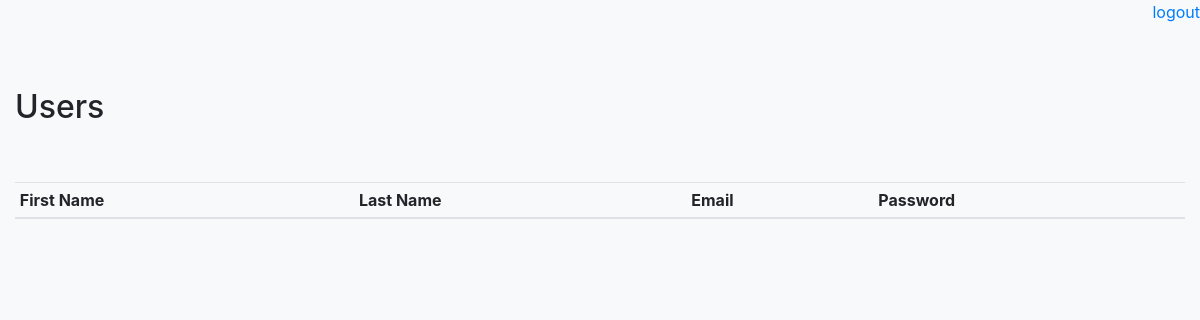
/users, run on an earlier commit of the app's database.
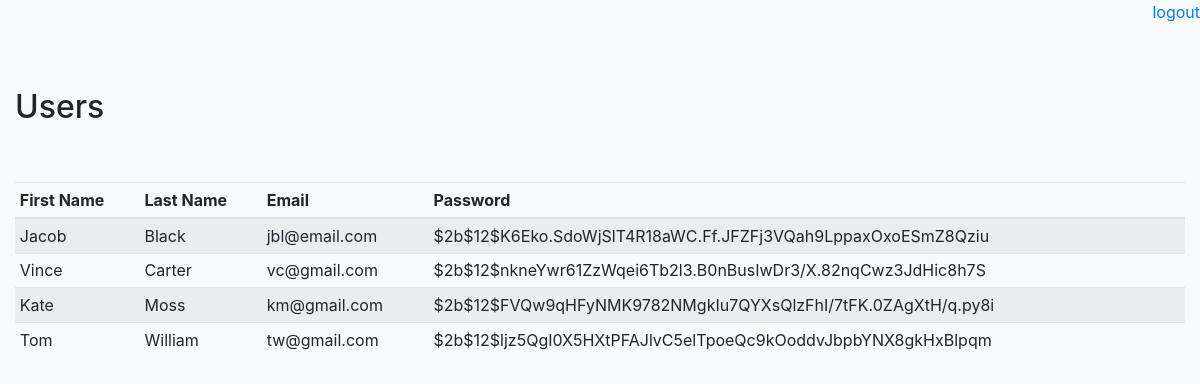
And on a later commit of the database.
### login_app/models.py (models this page shows, shortened)
class User(models.Model):
    first_name=models.CharField(max_length=255)
    last_name=models.CharField(max_length=255)
    email=models.CharField(max_length=255)
    password=models.CharField(max_length=255)
    created_at=models.DateTimeField(auto_now_add=True)
    updated_at=models.DateTimeField(auto_now=True)
    objects=UserManager()

### login_app/views.py (the view)
# urls.py: path('users', views.users),
def users(request):
    context = {
    "users" : User.objects.all(),
    }
    return render(request, 'users.html', context)

### login_app/templates/users.html (shortened to what this page needs)
<!doctype html>
<html lang="en">
  <head>
    <link href="/static/bootstrap.min.css" rel="stylesheet">
    <link href="/static/form-validation.css" rel="stylesheet">
  </head>
  <body class="bg-light">
    <p class="text-right"><a href=/logout>logout</a></p>
    <div class="col-md order-md-1">
      <h2 class="py-5">Users</h2>
      <div class="table-responsive">
        <table class="table table-striped table-sm">
          <thead>
            <tr>
              <th>First Name</th>
              <th>Last Name</th>
              <th>Email</th>
              <th>Password</th>
            </tr>
          </thead>
          <tbody>
            {% for user in users %}
            <tr>
              <td>{{ user.first_name }}</td>
              <td>{{ user.last_name }}</td>
              <td>{{ user.email }}</td>
              <td>{{ user.password }}</td>
            </tr>
            {% endfor %}
          </tbody>
        </table>
      </div>
    </div>
  </body>
</html>

What changed in the data, as far as the page shows it:
added User: first_name "Jacob", last_name "Black", email "jbl@email.com", password "$2b$12$K6Eko.SdoWjSlT4R18aWC.Ff.JFZFj3VQah9LppaxOxoESmZ8Qziu"
added User: first_name "Vince", last_name "Carter", email "vc@gmail.com", password "$2b$12$nkneYwr61ZzWqei6Tb2l3.B0nBusIwDr3/X.82nqCwz3JdHic8h7S"
added User: first_name "Kate", last_name "Moss", email "km@gmail.com", password "$2b$12$FVQw9qHFyNMK9782NMgkIu7QYXsQlzFhI/7tFK.0ZAgXtH/q.py8i"
added User: first_name "Tom", last_name "William", email "tw@gmail.com", password "$2b$12$ljz5QgI0X5HXtPFAJlvC5elTpoeQc9kOoddvJbpbYNX8gkHxBlpqm"
